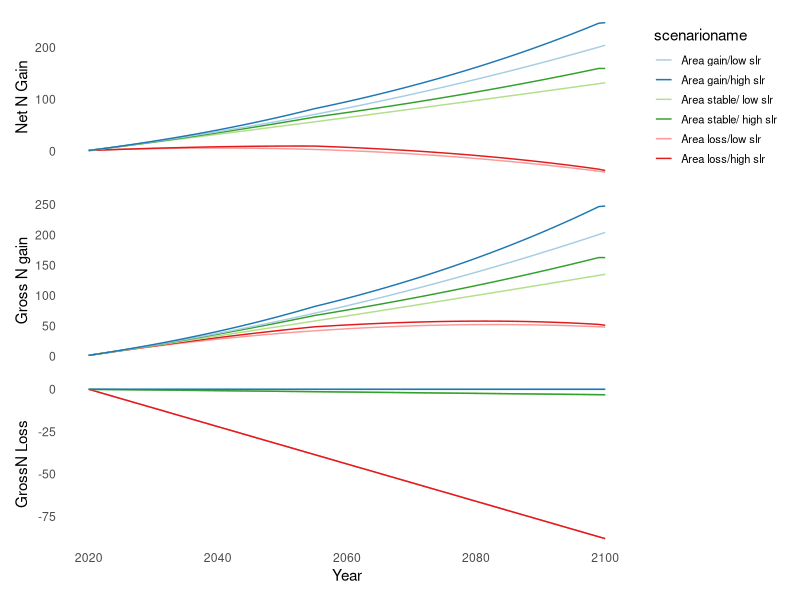
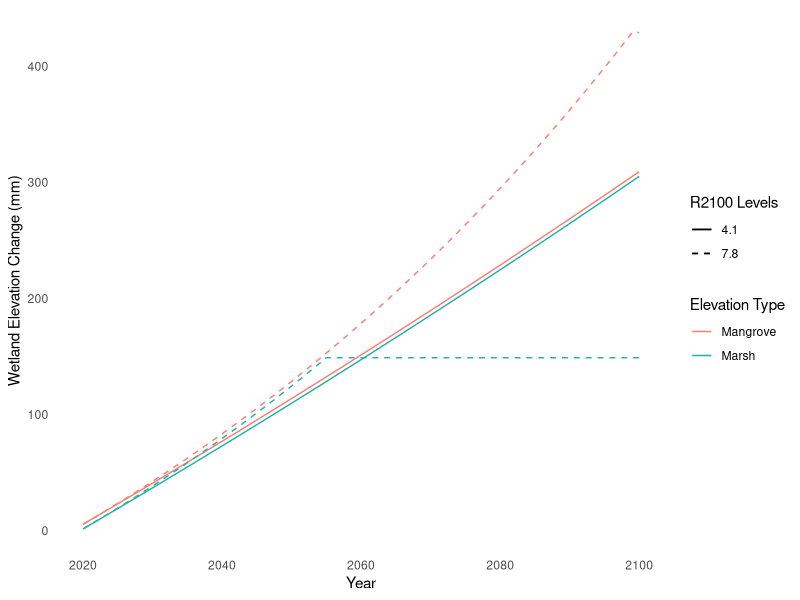
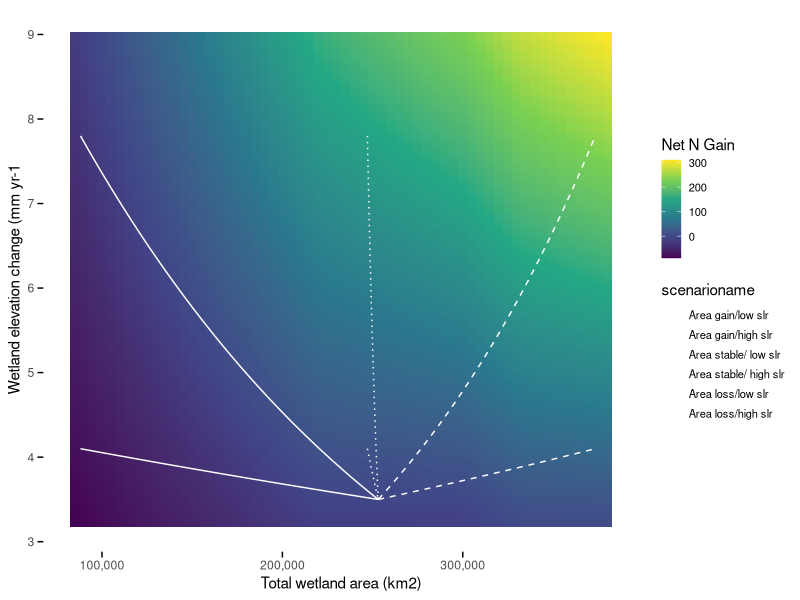

Source code (R) for these figures, in order:

library(dplyr)
library(ggplot2)
library(RColorBrewer)
library(patchwork)

# Define the sequence of years
years <- 2020:2100

# Create the data frame for each year
scenarios <- data.frame(
  scenario = rep(1:6, each = length(years)),
  scenarioname = rep(c('Area loss/low slr', 'Area loss/high slr', 'Area stable/ low slr', 
                       'Area stable/ high slr', 'Area gain/low slr', 'Area gain/high slr'), 
                     each = length(years)),
  R2020 = 3.5,
  R2100 = rep(c(4.1, 7.8, 4.1, 7.8, 4.1, 7.8), each = length(years)),
  A2020marsh = 52880,
  A2020mangrove = 200239,
  year = rep(years, times = 6)
)

# Calculate the exponential function (k) for each SLR scenario
scenarios$k <- log(scenarios$R2100 / scenarios$R2020) / 80

# Calculate the relative sea level rise (rSLR) for each year: rSLR = SLR2020 * e^(k*(year-2020))
scenarios$rSLR <- scenarios$R2020 * exp(scenarios$k * (scenarios$year - 2020))

# Calculate A2100marsh and A2100mangrove for high loss scenarios 1 and 2
scenarios$A2100marsh[scenarios$scenario %in% c(1, 2)] <- scenarios$A2020marsh[scenarios$scenario %in% c(1, 2)] - 20623
scenarios$A2100mangrove[scenarios$scenario %in% c(1, 2)] <- scenarios$A2020mangrove[scenarios$scenario %in% c(1, 2)] - 144412

# Calculate A2100marsh and A2100mangrove for low loss scenarios 3 and 4
scenarios$A2100marsh[scenarios$scenario %in% c(3, 4)] <- scenarios$A2020marsh[scenarios$scenario %in% c(3,4)] -1568
scenarios$A2100mangrove[scenarios$scenario %in% c(3, 4)] <- scenarios$A2020mangrove[scenarios$scenario %in% c(3,4)] -4421

# Calculate A2100marsh and A2100mangrove for high gain scenarios 5 and 6
scenarios$A2100marsh[scenarios$scenario %in% c(5, 6)] <- scenarios$A2020marsh[scenarios$scenario %in% c(5, 6)] + 20905
scenarios$A2100mangrove[scenarios$scenario %in% c(5, 6)] <- scenarios$A2020mangrove[scenarios$scenario %in% c(5, 6)] + 99434

# Calculate Areas for each year
scenarios$Amarsh <- (scenarios$A2100marsh - scenarios$A2020marsh) * (scenarios$year - 2020) / 80 + scenarios$A2020marsh
scenarios$Amangrove <- (scenarios$A2100mangrove - scenarios$A2020mangrove) * (scenarios$year - 2020) / 80 + scenarios$A2020mangrove
scenarios$Atotal <- scenarios$Amarsh + scenarios$Amangrove

# Calculate the cumulative sum of rSLR within each scenario
scenarios <- scenarios %>%
 group_by(scenario) %>%
  mutate(SL = cumsum(rSLR)) %>%
  ungroup()

# wetland elevation gain, marsh maximal gain is 5 mm yr-1, mangrove max = 7.8, if rSLR > than the max, wetland elevation gain = 0
scenarios <- scenarios %>%
  mutate(marshgain = ifelse(rSLR > 5, 0, rSLR),
         mangrovegain = ifelse(rSLR > 7.8, 0, rSLR))

# Calculate the cumulative sum of marsh and mangrove elevation within each scenario
scenarios <- scenarios %>%
  group_by(scenario) %>%
  mutate(marshelev = cumsum(marshgain), mangroveelev = cumsum(mangrovegain)) %>%
  ungroup()

# Calculate N gain using Ndensity for marsh and mangrove = 1.78 mg N cm-3
scenarios$Ngainmarsh <- ((scenarios$Amarsh) * (scenarios$marshelev/10) * (1.78/1000) *10^10)/10^12
scenarios$Ngainmangrove <- ((scenarios$Amangrove) * (scenarios$mangroveelev/10) * (1.78/1000) * 10^10)/10^12
scenarios$Ngaintotal <- scenarios$Ngainmarsh + scenarios$Ngainmangrove

# Calculate N loss using Ndensity for marsh, mangrove = 1.78 mg N cm-3, assuming 30 cm of erosive loss
scenarios$Nlossmarsh <- ifelse(   
  scenarios$Amarsh < scenarios$A2020marsh,
  (scenarios$Amarsh - scenarios$A2020marsh) * 30 * (1.78 / 1000) * 10^10 / 10^12,
  0)
scenarios$Nlossmangrove <- ifelse(
  scenarios$Amangrove < scenarios$A2020mangrove,
  (scenarios$Amangrove - scenarios$A2020mangrove) * 30 * (1.78 / 1000) * 10^10 / 10^12,
  0
)
scenarios$Nlosstotal <- scenarios$Nlossmarsh + scenarios$Nlossmangrove

# Calculate net N change
scenarios$netNmarsh <- scenarios$Ngainmarsh + scenarios$Nlossmarsh
scenarios$netNmangrove <- scenarios$Ngainmangrove + scenarios$Nlossmangrove
scenarios$netNtotal <- scenarios$netNmarsh + scenarios$netNmangrove

# Reorder the levels of scenarioname without duplication
scenarios$scenarioname <- factor(scenarios$scenarioname, levels = c('Area gain/low slr', 'Area gain/high slr', 'Area stable/ low slr', 
                                                                    'Area stable/ high slr', 'Area loss/low slr', 'Area loss/high slr'))

# Define plot colors
plot_colors <- brewer.pal(6, "Paired")

# Plot net N over time
plot_netN <- ggplot(scenarios, aes(x = year, y = netNtotal, color = scenarioname, group = scenario)) +
  geom_line() +
  scale_color_manual(values = plot_colors) +
  labs(title = NULL, x = "Year", y = "Net N Gain") +
  theme_minimal() +
  theme(axis.title.x = element_blank(), axis.text.x = element_blank())

# Create a common legend theme
legend_theme <- theme(
  legend.position = "right",
  legend.box = "vertical",
  legend.text = element_text(size = 8),
  legend.key.size = unit(0.5, 'cm'),      # Size of legend keys
  legend.spacing.x = unit(0.5, 'cm'),    # Horizontal spacing between legend items
  legend.spacing.y = unit(0.2, 'cm')     # Vertical spacing between legend items
)

# Plot net N over time
plot_netN <- ggplot(scenarios, aes(x = year, y = netNtotal, color = scenarioname, group = scenario)) +
  geom_line() +
  scale_color_manual(values = plot_colors) +
  labs(title = NULL, x = "Year", y = "Net N Gain") +
  theme_minimal() +
  theme(axis.title.x = element_blank(), axis.text.x = element_blank(), panel.grid.major = element_blank(),   # Remove major gridlines
        panel.grid.minor = element_blank()) +
  legend_theme

# Plot gross N gain over time
plot_Ngain <- ggplot(scenarios, aes(x = year, y = Ngaintotal, color = scenarioname, group = scenario)) +
  geom_line(show.legend = FALSE) +
  scale_color_manual(values = plot_colors) +
  labs(title = NULL, x = "Year", y = "Gross N gain") +
  theme_minimal() +
  theme(axis.title.x = element_blank(), axis.text.x = element_blank(),panel.grid.major = element_blank(),   # Remove major gridlines
        panel.grid.minor = element_blank()) +
  legend_theme

# Plot N loss over time
plot_Nloss <- ggplot(scenarios, aes(x = year, y = Nlosstotal, color = scenarioname, group = scenario)) +
  geom_line(show.legend = FALSE) +
  scale_color_manual(values = plot_colors) +
  labs(title = NULL, x = "Year", y = "GrossN Loss") +
  theme_minimal() +
  theme(panel.grid.major = element_blank(),   # Remove major gridlines
        panel.grid.minor = element_blank()) +
  legend_theme

# Combine the plots into a vertical layout
N_by_year <- plot_netN / plot_Ngain / plot_Nloss 

# Display the combined plot
print(N_by_year)

###########################################################
#Plot  elevation by area change

# Combined plot: Overlay mangrove and marsh elevation for each R2100 level
plot_combined_elev_year <- ggplot(scenarios) +
  
  # Line for mangrove elevation at each R2100 level
  geom_line(aes(x = year, y = mangroveelev + 2, 
                color = "Mangrove", 
                linetype = as.factor(R2100), 
                group = interaction(R2100, "Mangrove"))) +
  
  # Line for marsh elevation at each R2100 level
  geom_line(aes(x = year, y = marshelev - 2, 
                color = "Marsh", 
                linetype = as.factor(R2100), 
                group = interaction(R2100, "Marsh"))) +
  
  # Define colors for mangrove vs marsh
  scale_color_manual(values = c("Mangrove" = "salmon", "Marsh" = "lightseagreen")) +
  
  # Different linetypes for R2100 levels
  scale_linetype_manual(values = c("solid", "dashed", "dotted", "dotdash", "longdash")) +
  
  labs(title = NULL, x = "Year", y = "Wetland Elevation Change (mm)") +
  
  # Minimal theme and remove gridlines
  theme_minimal() +
  theme(
    panel.grid.major = element_blank(),   # Remove major gridlines
    panel.grid.minor = element_blank(),   # Remove minor gridlines
    legend.position = "right"
  ) +
  
  # Customize legends for both color (mangrove vs marsh) and linetype (R2100 levels)
  guides(
    color = guide_legend(title = "Elevation Type"),
    linetype = guide_legend(title = "R2100 Levels")
  )

# Print the combined plot
print(plot_combined_elev_year)



#Contour
####################################################################
# Create a grid of values for the background contour representing net N gain
# 9-5-2024

rSLR_values <- seq(3.2, 9, by = .05)  # SL increments of 0.1 for smoothness
Amarsh_values <- seq(min(20000), max(100000), by = 5000)  # Amarsh increments of 5000 for better resolution
Amangrove_values <- seq(min(65000), max(280000), by = 5000)  # Amangrove increments of 5000 for better resolution

contour_grid <- expand.grid(

  rSLR = rSLR_values,
  Amarsh = Amarsh_values,
  Amangrove = Amangrove_values
)

# Calculate SL based on rSLR at 2100
contour_grid$SL <- contour_grid$rSLR*78.8-250 #+ 256

# Calculate Atotal
contour_grid$Atotal <- contour_grid$Amarsh + contour_grid$Amangrove

# Calculate N gain for the contour scenario
contour_grid$Ngainmarsh <- ((contour_grid$Amarsh) * (contour_grid$SL/10) * (1.78/1000) * 10^10) / 10^12
contour_grid$Ngainmangrove <- ((contour_grid$Amangrove) * (contour_grid$SL/10) * (1.78/1000) * 10^10) / 10^12
contour_grid$Ngaintotal <- contour_grid$Ngainmarsh + contour_grid$Ngainmangrove

# Calculate N loss for the contour scenario
contour_grid$Nlossmarsh <- ifelse(   
  contour_grid$Amarsh < min(scenarios$A2020marsh),
  (contour_grid$Amarsh - min(scenarios$A2020marsh)) * 30 * (1.78 / 1000) * 10^10 / 10^12,
  0)
contour_grid$Nlossmangrove <- ifelse(
  contour_grid$Amangrove < min(scenarios$A2020mangrove),
  (contour_grid$Amangrove - min(scenarios$A2020mangrove)) * 30 * (1.78 / 1000) * 10^10 / 10^12,
  0
)
contour_grid$Nlosstotal <- contour_grid$Nlossmarsh + contour_grid$Nlossmangrove

# Calculate net N change for the contour scenario
contour_grid$netNmarsh <- contour_grid$Ngainmarsh + contour_grid$Nlossmarsh
contour_grid$netNmangrove <- contour_grid$Ngainmangrove + contour_grid$Nlossmangrove
contour_grid$netNtotal <- contour_grid$netNmarsh + contour_grid$netNmangrove

############################### Scenario plot
###############################

library(scales)  # For comma formatting

plot_elev_area <- ggplot() +
  geom_tile(data = contour_grid, aes(x = Atotal, y = rSLR, fill = netNtotal)) +  # Smoothed background with continuous fill
  scale_fill_viridis_c(-1) +  # Apply continuous color scale for fill
  
  # Black lines with varying dash patterns for different scenarios
  geom_line(data = scenarios, aes(x = Atotal, y = rSLR, linetype = scenarioname, group = scenario), color = "white") +  
  
  # Format x-axis with tick marks and comma-separated labels
  scale_x_continuous(name = "Total wetland area (km2)", labels = comma) +
  
  # Define different dash types for scenarios
  scale_linetype_manual(values = c("dashed", "dashed", "dotted", "dotted", "solid", "solid")) +  
  
  labs(title = NULL, x = "Total Area", y = "Wetland elevation change (mm yr-1") +
  
  theme_minimal() +
  theme(
    panel.grid.major = element_blank(),  # Remove minor gridlines
    panel.grid.minor = element_blank(),  # Remove minor gridlines
    axis.ticks = element_line(color = "black"),  # Set ticks color
    axis.ticks.length = unit(0.15, 'cm'),  # Set shorter tick length
    axis.ticks.x = element_line(size = 0.5),  # Customize X-axis ticks
    axis.ticks.y = element_line(size = 0.5),  # Customize Y-axis ticks
    legend.position = "right",
    legend.box = "vertical",
    legend.text = element_text(size = 8),
    legend.key.size = unit(0.5, 'cm'),
    legend.spacing.x = unit(0.5, 'cm'),
    legend.spacing.y = unit(0.2, 'cm')
  ) +
  
  guides(fill = guide_colorbar(title = "Net N Gain"))  # Add a colorbar legend for the fill

# Print the updated plot
print(plot_elev_area)



########################################


# Specify the folder for saving the recategorized data
Scenarios <- "Scenarios"

# Create the output folder if it doesn't exist
if (!dir.exists(Scenarios)) dir.create(Scenarios)

# Write the recategorized data frame to a new CSV file in the "Recategorized" folder
Scenarios <- file.path(Scenarios, "scenarios.csv")
write.csv(scenarios, Scenarios, row.names = FALSE)
